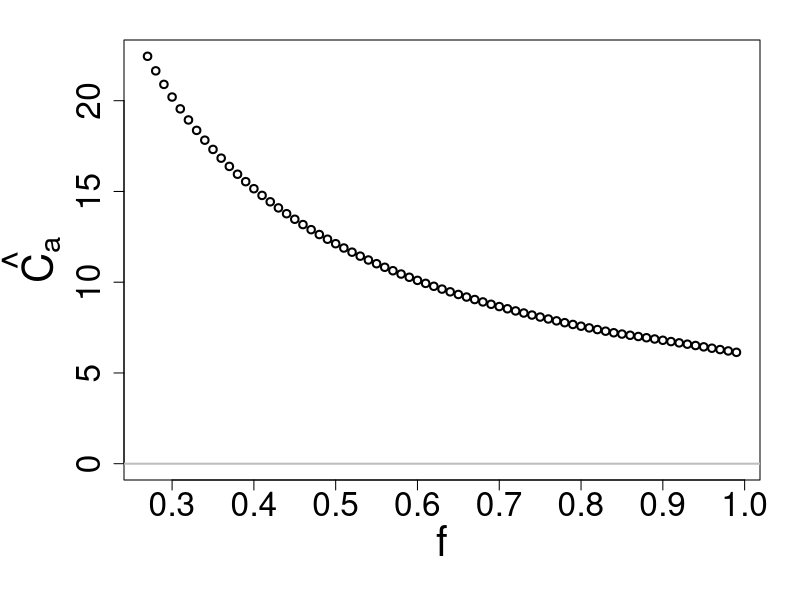
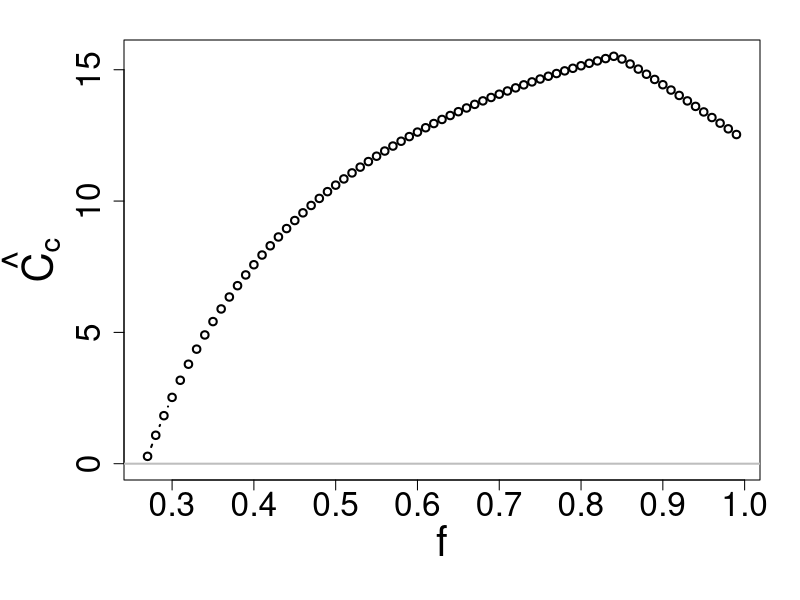
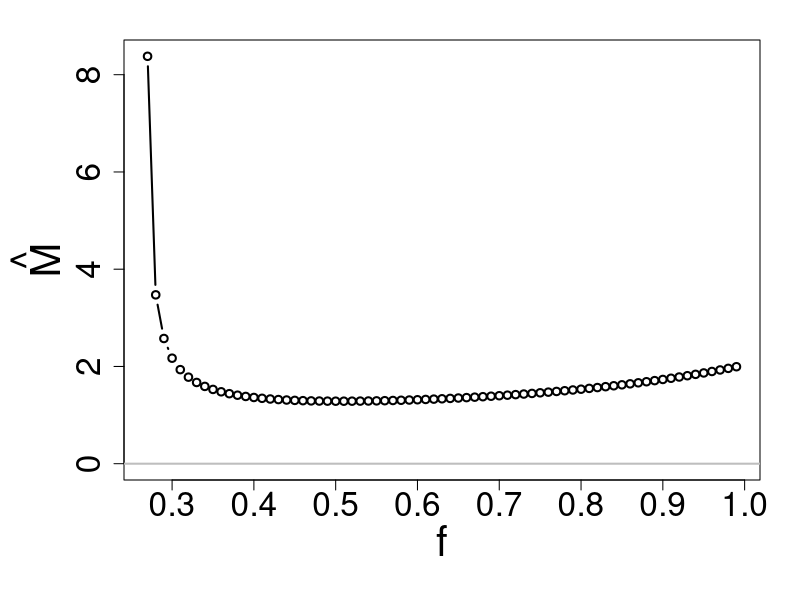
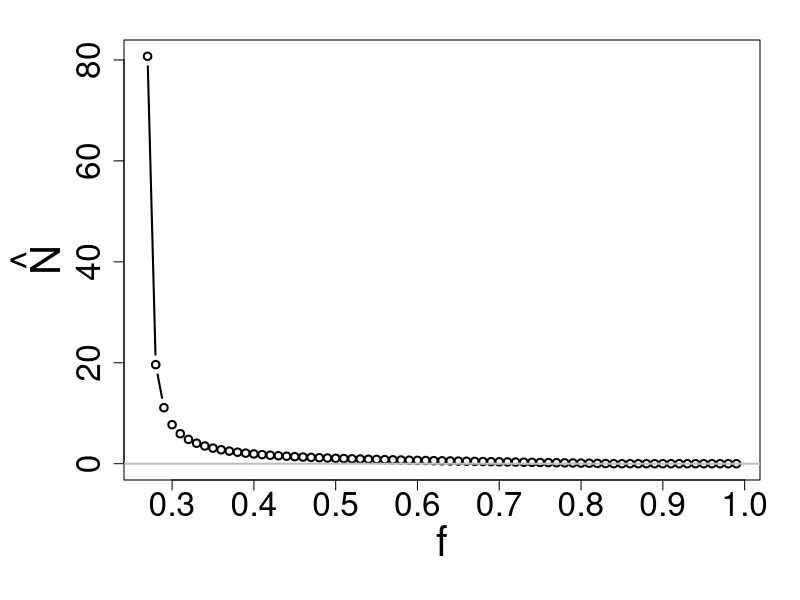
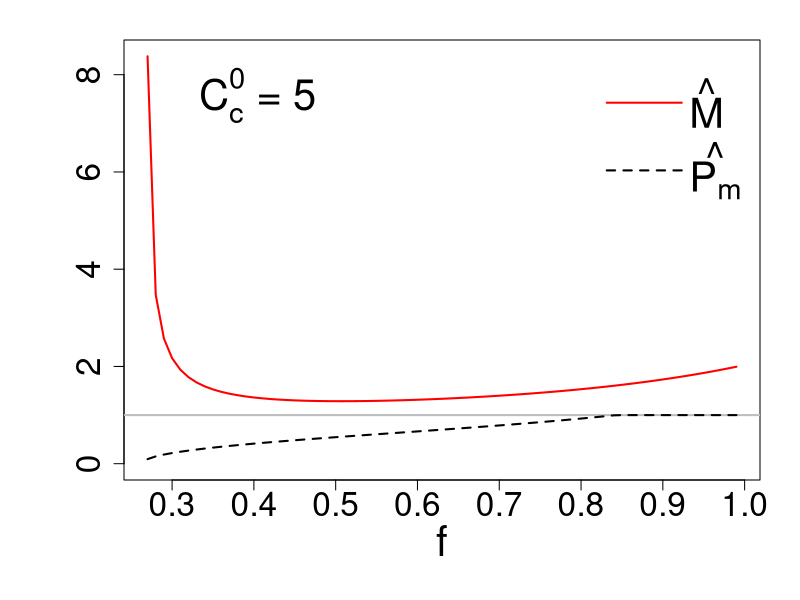
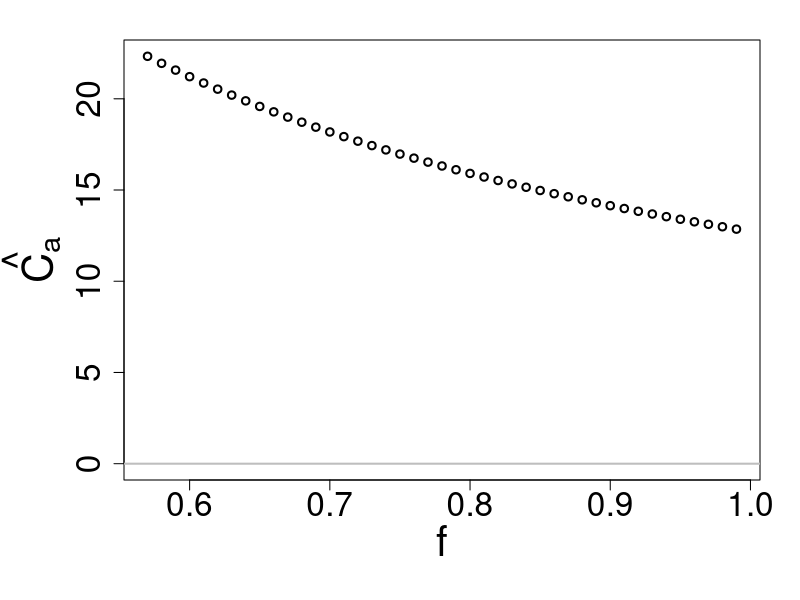
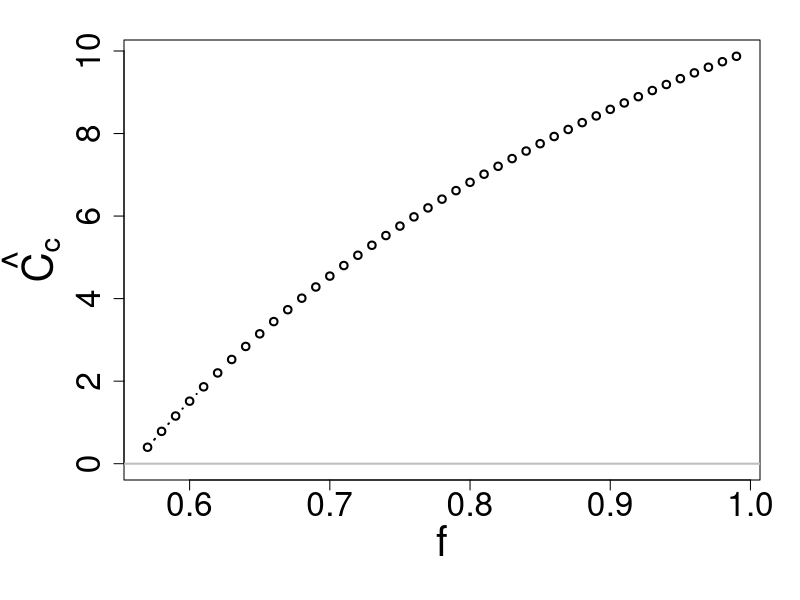
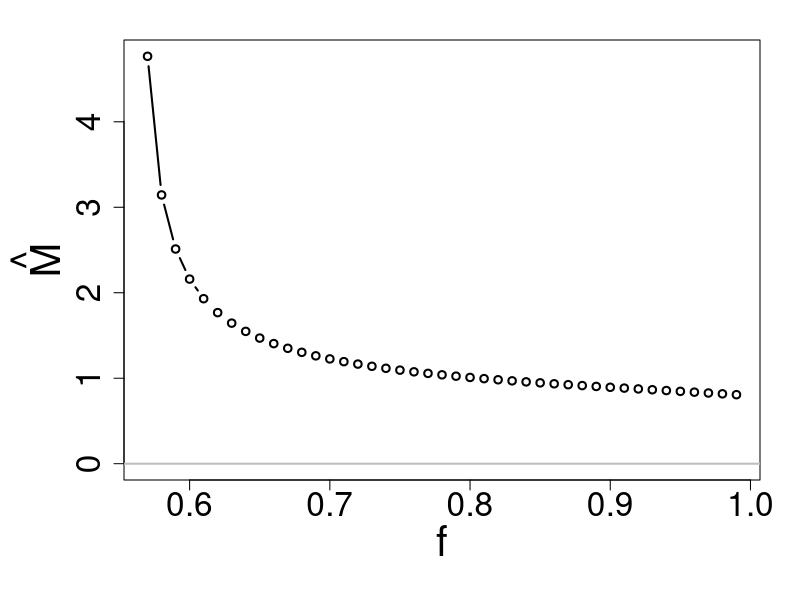

The R script that drew these images, in order:
# This function returns the equlibrium value for mutualist and non-mutualist
CaCcMN_eqm<-function(km,kn,kc,d,bmax,s,f,phi,g,ps,u){
  
  beta1<- -(phi*f)/(g*(1-f))
  beta2<- (km/((bmax*(1-s))-d)) - (kn/((bmax-d)*((1-f))))
  beta<-beta1/(d*beta2)
  
  alp1<- (km*d*u*beta)/((bmax*(1-s))-d)
  alp1<-alp1 - (phi*u/g) -(f*(1-ps)*beta)
  
  alp2<- -((1-ps)*kc*beta*f)-((1-f)*(1-ps)*(beta^2))
  alp3<- -(kc*(1-f)*(1-ps)*(beta^2))
  Meq<- (-alp2 + sqrt((alp2^2)-(4*alp1*alp3)))/(2*alp1)
  Neq<- beta-Meq
  
 # if((is.finite(Meq)&(Meq<0))==T){
 #   Meq<-0
 #   Neq<- beta-Meq
 # }
  
  if((is.finite(Neq)&(Neq<0))==T){
    Neq<-0
  }
  
  
  Caeq<- ((Meq+(Neq*(1-f)))*(Meq+kc)*(1-ps))/(u*(Meq^2))
  Cceq<- phi/(g*(Meq+Neq))
  
  res<-list(Caeq=Caeq,Cceq=Cceq,Meq=Meq,Neq=Neq)
  
  return(res)
}
#---------------------------------------------------------------------------------------------
# Plot equilibrium values of Ca, Cc, M, N against fidelity (f) 

#--------------when km=kn-----------------------------

# call the function 
km<- 10 # half saturation constant for mutualist 
kn<- 10 # half saturation constant for non-mutualist
kc<- 5 # half saturation constant for allocated carbon
d<- 0.5 # death rate of mutualist and non-mutualist
bmax<- 0.8 # maximum growth rate of symbionts
s<- 0.1 # cost of mutualism
#f<-0.3 # fidelity
phi <- 5 # constant resource value for construction carbon
g<- 0.2 # Rate at which construction carbon is allocated to both symbionts
ps <- 0.3 # P-availability in the soil
u<- 0.4 # Phosphorous uptake per unit of preferentially allocated carbon received by mutualists

#CaCcMN_eqm(km=km,kn=kn,kc=kc,d=d,bmax=bmax,s=s,f=f,phi=phi,g=g,ps=ps,u=u) # you can check the numerical M, N equilibria value with this analytical finding

mylist<-seq(from=0,to=1,by=0.01)
df<-matrix(NA,nrow=length(mylist),ncol=5)
colnames(df)<-c("f","Caeq","Cceq","Meq","Neq")
df<-as.data.frame(df)
for(i in seq_along(mylist)){
  f<-mylist[i]
  cat("i=",i,"\n")
  res<-CaCcMN_eqm(km=km,kn=kn,kc=kc,d=d,bmax=bmax,s=s,f=f,phi=phi,g=g,ps=ps,u=u)
  df$f[i]<-f
  df$Caeq[i]<-res$Caeq
  df$Cceq[i]<-res$Cceq
  df$Meq[i]<-res$Meq
  df$Neq[i]<-res$Neq
}

#df<-na.omit(df)
df<-df[which(df$Caeq>0),]
df$pMNeq<-df$Meq/(df$Meq+df$Neq) #proportion of Mutualism at equilibrium
range(df$f)

#-----------------
pdf("./Results/pdf_fig/Ca_eqm_vs_f_km_10_kn_10.pdf",width=8,height=8)
op<-par(mar=c(6,6.2,2,2))
plot(df$f,df$Caeq,type="b",xlab="f",ylab=expression(hat(C[a])),cex.lab=2.5,cex.axis=2,ylim=c(0,max(df$Caeq)),lwd=2)
abline(h=0,col="grey",lwd=2)
par(op)
dev.off()

pdf("./Results/pdf_fig/Cc_eqm_vs_f_km_10_kn_10.pdf",width=8,height=8)
op<-par(mar=c(6,6.2,2,2))
plot(df$f,df$Cceq,type="b",xlab="f",ylab=expression(hat(C[c])),cex.lab=2.5,cex.axis=2,ylim=c(0,max(df$Cceq)),lwd=2)
abline(h=0,col="grey",lwd=2)
par(op)
dev.off()

pdf("./Results/pdf_fig/M_eqm_vs_f_km_10_kn_10.pdf",width=8,height=8)
op<-par(mar=c(6,6.2,2,2))
plot(df$f,df$Meq,type="b",xlab="f",ylab=expression(hat(M)),cex.lab=2.5,cex.axis=2,ylim=c(0,max(df$Meq)),lwd=2)
abline(h=0,col="grey",lwd=2)
par(op)
dev.off()

pdf("./Results/pdf_fig/N_eqm_vs_f_km_10_kn_10.pdf",width=8,height=8)
op<-par(mar=c(6,6.2,2,2))
plot(df$f,df$Neq,type="b",xlab="f",ylab=expression(hat(N)),cex.lab=2.5,cex.axis=2,ylim=c(0,max(df$Neq)),lwd=2)
abline(h=0,col="grey",lwd=2)
par(op)
dev.off()

pdf("./Results/pdf_fig/M_PM_eqm_vs_f_km_10_kn_10.pdf",width=8,height=8)
op<-par(mar=c(6,6.2,2,2))
plot(df$f,df$Meq,xlab="f",lwd=2,type="l",ylab="",cex.lab=2.5,cex.axis=2,ylim=c(0,max(df$Meq)),col="red")
abline(h=1,col="grey",lwd=2)
lines(df$f,df$pMNeq,lty="dashed",lwd=2)

legend("topright", c(expression(hat(M)),expression(hat(P[m]))), 
       cex = 2.5, lty = c(1, 2), lwd=c(2,2), col=c("red","black"), 
       xpd = TRUE, horiz = F, inset = c(0,0),y.intersp = 1.2,x.intersp = 0.2,
       bty = "n")

legend("topleft", expression(paste("C"[c]^0, " = ", 5)),
       cex = 2.5, horiz = F, inset = c(0,0),
       bty = "n") 
par(op)
dev.off()

#---------when km and kn are not equal---------------------
# call the function 
km<- 10 # half saturation constant for mutualist 
kn<- 6 # half saturation constant for non-mutualist
kc<- 5 # half saturation constant for allocated carbon
d<- 0.5 # death rate of mutualist and non-mutualist
bmax<- 0.8 # maximum growth rate of symbionts
s<- 0.1 # cost of mutualism
phi <- 5 # constant resource value for construction carbon
g<- 0.2 # Rate at which construction carbon is allocated to both symbionts
ps <- 0.3 # P-availability in the soil
u<- 0.4 # Phosphorous uptake per unit of preferentially allocated carbon received by mutualists

mylist<-seq(from=0,to=1,by=0.01)
df<-matrix(NA,nrow=length(mylist),ncol=5)
colnames(df)<-c("f","Caeq","Cceq","Meq","Neq")
df<-as.data.frame(df)
for(i in seq_along(mylist)){
  f<-mylist[i]
  cat("i=",i,"\n")
  res<-CaCcMN_eqm(km=km,kn=kn,kc=kc,d=d,bmax=bmax,s=s,f=f,phi=phi,g=g,ps=ps,u=u)
  df$f[i]<-f
  df$Caeq[i]<-res$Caeq
  df$Cceq[i]<-res$Cceq
  df$Meq[i]<-res$Meq
  df$Neq[i]<-res$Neq
}

#df<-na.omit(df)
df<-df[which(df$Caeq>0),]
df<-df[-1,] # to get rid of diverging values
df$pMNeq<-df$Meq/(df$Meq+df$Neq) #proportion of Mutualism at equilibrium
range(df$f)

#-----------------
pdf("./Results/pdf_fig/Ca_eqm_vs_f_km_10_kn_6.pdf",width=8,height=8)
op<-par(mar=c(6,6.2,2,2))
plot(df$f,df$Caeq,type="b",xlab="f",ylab=expression(hat(C[a])),cex.lab=2.5,cex.axis=2,ylim=c(0,max(df$Caeq)),lwd=2)
abline(h=0,col="grey",lwd=2)
par(op)
dev.off()

pdf("./Results/pdf_fig/Cc_eqm_vs_f_km_10_kn_6.pdf",width=8,height=8)
op<-par(mar=c(6,6.2,2,2))
plot(df$f,df$Cceq,type="b",xlab="f",ylab=expression(hat(C[c])),cex.lab=2.5,cex.axis=2,ylim=c(0,max(df$Cceq)),lwd=2)
abline(h=0,col="grey",lwd=2)
par(op)
dev.off()

pdf("./Results/pdf_fig/M_eqm_vs_f_km_10_kn_6.pdf",width=8,height=8)
op<-par(mar=c(6,6.2,2,2))
plot(df$f,df$Meq,type="b",xlab="f",ylab=expression(hat(M)),cex.lab=2.5,cex.axis=2,ylim=c(0,max(df$Meq)),lwd=2)
abline(h=0,col="grey",lwd=2)
par(op)
dev.off()

pdf("./Results/pdf_fig/N_eqm_vs_f_km_10_kn_6.pdf",width=8,height=8)
op<-par(mar=c(6,6.2,2,2))
plot(df$f,df$Neq,type="b",xlab="f",ylab=expression(hat(N)),cex.lab=2.5,cex.axis=2,ylim=c(0,max(df$Neq)),lwd=2)
abline(h=0,col="grey",lwd=2)
par(op)
dev.off()

pdf("./Results/pdf_fig/M_PM_eqm_vs_f_km_10_kn_6.pdf",width=8,height=8)
op<-par(mar=c(6,6.2,2,2))
plot(df$f,df$Meq,xlab="f",lwd=2,type="l",ylab="",cex.lab=2.5,cex.axis=2,ylim=c(0,max(df$Meq)),col="red")
abline(h=1,col="grey",lwd=2)
lines(df$f,df$pMNeq,lty="dashed",lwd=2)

legend("topright", c(expression(hat(M)),expression(hat(P[m]))), 
       cex = 2.5, lty = c(1, 2), lwd=c(2,2), col=c("red","black"), 
       xpd = TRUE, horiz = F, inset = c(0,0),y.intersp = 1.2,x.intersp = 0.2,
       bty = "n")

legend("topleft", expression(paste("C"[c]^0, " = ", 5)),
       cex = 2.5, horiz = F, inset = c(0,0),
       bty = "n") 
par(op)
dev.off()
#----------------------------------------------------------------------------------------------
# Plot equilibrium values of Ca, Cc, M, N against soil Phosphorous availability (ps)

#---------when km and kn are equal---------------------

# call the function 
km<- 10 # half saturation constant for mutualist 
kn<- 10 # half saturation constant for non-mutualist
kc<- 5 # half saturation constant for allocated carbon
d<- 0.5 # death rate of mutualist and non-mutualist
bmax<- 0.8 # maximum growth rate of symbionts
s<- 0.1 # cost of mutualism
f<-0.3 # fidelity
phi <- 5 # constant resource value for construction carbon
g<- 0.2 # Rate at which construction carbon is allocated to both symbionts
#ps <- 0.3 # P-availability in the soil
u<-0.4 # Phosphorous uptake per unit of preferentially allocated carbon received by mutualists

mylist<-seq(from=0,to=0.99,by=0.01)
df<-matrix(NA,nrow=length(mylist),ncol=5)
colnames(df)<-c("ps","Caeq","Cceq","Meq","Neq")
df<-as.data.frame(df)
for(i in seq_along(mylist)){
  ps<-mylist[i]
  res<-CaCcMN_eqm(km=km,kn=kn,kc=kc,d=d,bmax=bmax,s=s,f=f,phi=phi,g=g,ps=ps,u=u)
  df$ps[i]<-ps
  df$Caeq[i]<-res$Caeq
  df$Cceq[i]<-res$Cceq
  df$Meq[i]<-res$Meq
  df$Neq[i]<-res$Neq
}
df$pMNeq<-df$Meq/(df$Meq+df$Neq) #proportion of Mutualism at equilibrium

pdf("./Results/pdf_fig/CaCc_eqm_vs_ps_km_10_kn_10_f_0.3.pdf",width=8,height=8)
op<-par(mar=c(6,6.2,2,2))
ylm<-max(df$Caeq,df$Cceq,na.rm = T)
plot(df$ps,df$Caeq,type="l",xlab=expression(P[s]),ylab="",
     cex.lab=2.5,cex.axis=2,lwd=2,
     ylim=c(0,ylm+7))
lines(df$ps,df$Cceq,cex.lab=2.5,cex.axis=2,lty="dashed",lwd=2)
legend("topleft", c(expression(hat(C[a])),expression(hat(C[c]))), 
       cex = 2.5, lty = c(1, 2), lwd=c(2,2), xpd = TRUE, horiz = F, inset = c(0,0),y.intersp = 1,x.intersp = 0.2,
       bty = "n")

legend("topright", expression(paste("C"[c]^0, " = ", 5)),
        cex = 2.5, horiz = F, inset = c(0,0),
              bty = "n") 
par(op)
dev.off()

pdf("./Results/pdf_fig/MN_eqm_vs_ps_km_10_kn_10_f_0.3.pdf",width=8,height=8)
op<-par(mar=c(6,6.2,2,2))
ylm<-max(df$Meq,df$Neq,na.rm = T)
plot(df$ps,df$Meq,type="l",xlab=expression(P[s]),ylab="",
     cex.lab=2.5,cex.axis=2,lwd=2,
     ylim=c(0,ylm+1))
lines(df$ps,df$Neq,cex.lab=2.5,cex.axis=2,lty="dashed",lwd=2)
legend("topleft", c(expression(hat(M)),expression(hat(N))), 
       cex = 2.5, lty = c(1, 2), lwd=c(2,2), xpd = TRUE, horiz = F, inset = c(0,0),y.intersp = 1.2,x.intersp = 0.2,
       bty = "n")

legend("topright", expression(paste("C"[c]^0, " = ", 5)),
       cex = 2.5, horiz = F, inset = c(0,0),
       bty = "n") 
par(op)
dev.off()


pdf("./Results/pdf_fig/M_PM_eqm_vs_ps_km_10_kn_10_f_0.3.pdf",width=8,height=8)
op<-par(mar=c(6,6.2,2,2))
plot(df$ps,df$Meq,xlab=expression(P[s]),lwd=2,type="l",ylab="",cex.lab=2.5,cex.axis=2,ylim=c(0,3),col="red")
abline(h=0,col="grey",lwd=2)
lines(df$ps,df$pMNeq,lty="dashed",lwd=2)

legend("topright", c(expression(hat(M)),expression(hat(P[m]))), 
       cex = 2.5, lty = c(1, 2), lwd=c(2,2), col=c("red","black"), 
       xpd = TRUE, horiz = F, inset = c(0,0),y.intersp = 1.2,x.intersp = 0.2,
       bty = "n")

legend("topleft", expression(paste("C"[c]^0, " = ", 5)),
       cex = 2.5, horiz = F, inset = c(0,0),
       bty = "n") 
par(op)
dev.off()

#---------when km and kn are not equal and f=0.7---------------------

# call the function 
km<- 10 # half saturation constant for mutualist 
kn<- 6 # half saturation constant for non-mutualist
kc<- 5 # half saturation constant for allocated carbon
d<- 0.5 # death rate of mutualist and non-mutualist
bmax<- 0.8 # maximum growth rate of symbionts
s<- 0.1 # cost of mutualism
f<-0.7 # fidelity
phi <- 5 # constant resource value for construction carbon
g<- 0.2 # Rate at which construction carbon is allocated to both symbionts
#ps <- 0.3 # P-availability in the soil
u<-0.4 # Phosphorous uptake per unit of preferentially allocated carbon received by mutualists

mylist<-seq(from=0,to=0.99,by=0.01)
df<-matrix(NA,nrow=length(mylist),ncol=5)
colnames(df)<-c("ps","Caeq","Cceq","Meq","Neq")
df<-as.data.frame(df)
for(i in seq_along(mylist)){
  ps<-mylist[i]
  res<-CaCcMN_eqm(km=km,kn=kn,kc=kc,d=d,bmax=bmax,s=s,f=f,phi=phi,g=g,ps=ps,u=u)
  df$ps[i]<-ps
  df$Caeq[i]<-res$Caeq
  df$Cceq[i]<-res$Cceq
  df$Meq[i]<-res$Meq
  df$Neq[i]<-res$Neq
}
df$pMNeq<-df$Meq/(df$Meq+df$Neq) #proportion of Mutualism at equilibrium

pdf("./Results/pdf_fig/CaCc_eqm_vs_ps_km_10_kn_6_f_0.7.pdf",width=8,height=8)
op<-par(mar=c(6,6.2,2,2))
ylm<-max(df$Caeq,df$Cceq,na.rm = T)
plot(df$ps,df$Caeq,type="l",xlab=expression(P[s]),ylab="",
     cex.lab=2.5,cex.axis=2,lwd=2,
     ylim=c(0,ylm+7))
lines(df$ps,df$Cceq,cex.lab=2.5,cex.axis=2,lty="dashed",lwd=2)
legend("topleft", c(expression(hat(C[a])),expression(hat(C[c]))), 
       cex = 2.5, lty = c(1, 2), lwd=c(2,2), xpd = TRUE, horiz = F, inset = c(0,0),y.intersp = 1,x.intersp = 0.2,
       bty = "n")

legend("topright", expression(paste("C"[c]^0, " = ", 5)),
       cex = 2.5, horiz = F, inset = c(0,0),
       bty = "n") 
par(op)
dev.off()

pdf("./Results/pdf_fig/MN_eqm_vs_ps_km_10_kn_6_f_0.7.pdf",width=8,height=8)
op<-par(mar=c(6,6.2,2,2))
ylm<-max(df$Meq,df$Neq,na.rm = T)
plot(df$ps,df$Meq,type="l",xlab=expression(P[s]),ylab="",
     cex.lab=2.5,cex.axis=2,lwd=2,
     ylim=c(0,ylm+1))
lines(df$ps,df$Neq,cex.lab=2.5,cex.axis=2,lty="dashed",lwd=2)
legend("topleft", c(expression(hat(M)),expression(hat(N))), 
       cex = 2.5, lty = c(1, 2), lwd=c(2,2), xpd = TRUE, horiz = F, inset = c(0,0),y.intersp = 1.2,x.intersp = 0.2,
       bty = "n")

legend("topright", expression(paste("C"[c]^0, " = ", 5)),
       cex = 2.5, horiz = F, inset = c(0,0),
       bty = "n") 
par(op)
dev.off()


pdf("./Results/pdf_fig/M_PM_eqm_vs_ps_km_10_kn_6_f_0.7.pdf",width=8,height=8)
op<-par(mar=c(6,6.2,2,2))
plot(df$ps,df$Meq,xlab=expression(P[s]),lwd=2,type="l",ylab="",cex.lab=2.5,cex.axis=2,ylim=c(0,3),col="red")
abline(h=0,col="grey",lwd=2)
lines(df$ps,df$pMNeq,lty="dashed",lwd=2)

legend("topright", c(expression(hat(M)),expression(hat(P[m]))), 
       cex = 2.5, lty = c(1, 2), lwd=c(2,2), col=c("red","black"), 
       xpd = TRUE, horiz = F, inset = c(0,0),y.intersp = 1.2,x.intersp = 0.2,
       bty = "n")

legend("topleft", expression(paste("C"[c]^0, " = ", 5)),
       cex = 2.5, horiz = F, inset = c(0,0),
       bty = "n") 
par(op)
dev.off()
